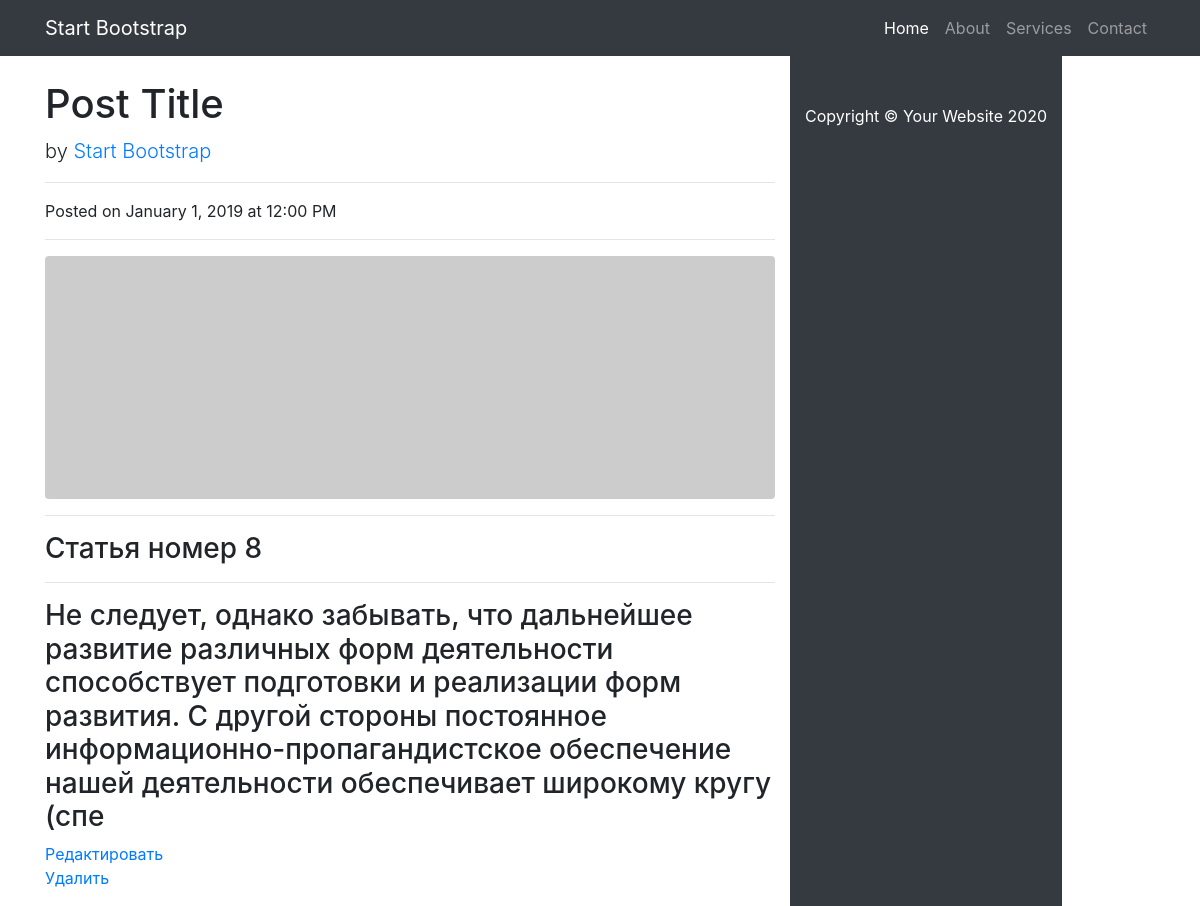
Screenshot of /news/8 with the database file from the repository.
### news/models.py (models this page shows, shortened)
class Post(models.Model):
    author = models.ForeignKey(Author, on_delete = models.CASCADE)
    choise = models.BooleanField(default=False)# выбор статья или новость
    time_in = models.DateTimeField(auto_now_add=True)
    categories = models.ManyToManyField(Category, through='PostCategory')
    post_name = models.CharField(max_length = 255)
    text = models.CharField(max_length = 255)
    post_rating = models.FloatField(default=0.0)

### news/views.py (the view)
# urls.py: path('<int:pk>', PostDetail.as_view(), name = 'post_detail'),  # pk — это первичный ключ товара, который будет выводиться у нас в шаблон
class PostDetail(DetailView):
    model = Post # модель всё та же, но мы хотим получать детали конкретно отдельного товара
    template_name = 'post.html' # название шаблона будет post.html
    context_object_name = 'post' # название объекта. в нём будет

### templates/post.html (shortened to what this page needs)
{% extends 'flatpages/default.html' %}
{% block content %}
{% if post.choise %}
    <h3> Новость номер {{ post.id }} </h3>
{% else %}
    <h3> Статья номер {{ post.id }} </h3>
{% endif %}
<hr>
<h3> {{ post.text }} </h3>
<a href="{% url 'post_edit' post.pk %}">Редактировать</a>
<br>
<a href="{% url 'post_delete' post.pk %}">Удалить</a>
{% endblock content %}

### rows the page displays
Post: id "8", text "Не следует, однако забывать, что дальнейшее развитие различных форм деятельности способствует подготовки и реализации форм развития. С другой стороны постоянное информационно-пропагандистское обеспечение нашей деятельности обеспечивает широкому кругу (спе"
